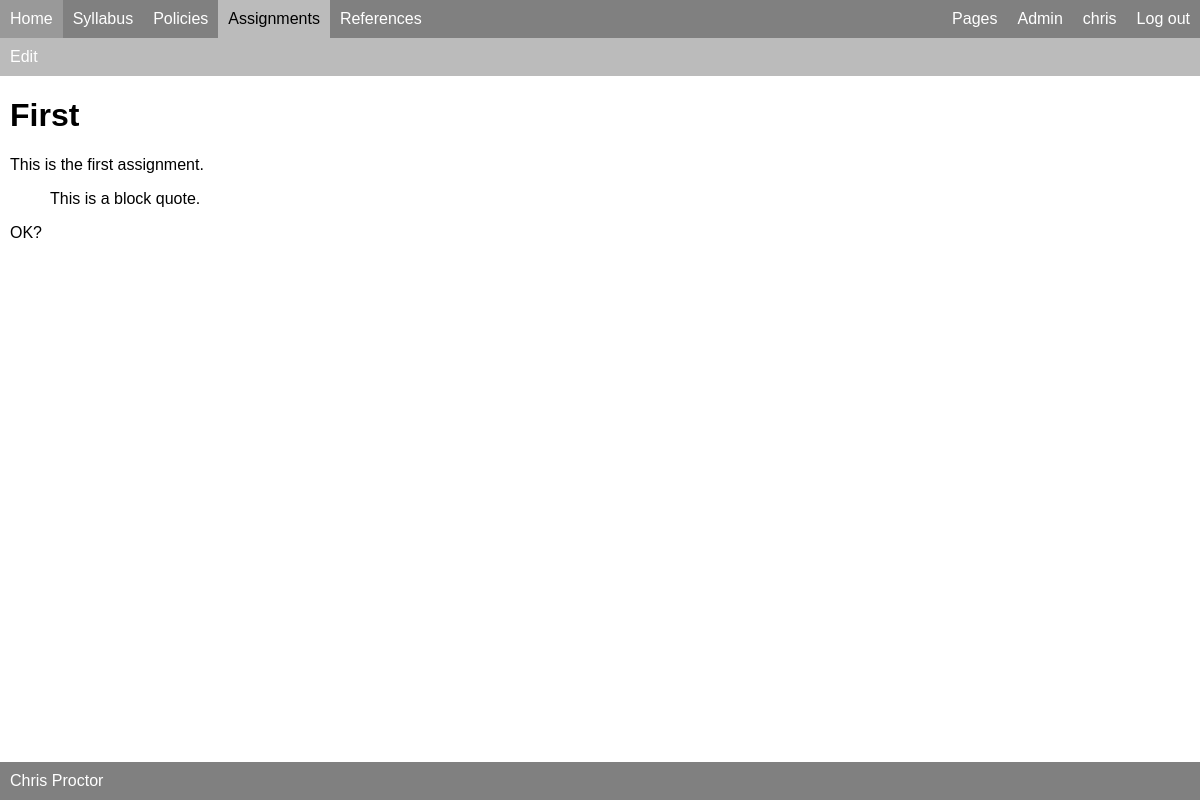
The app's page /assignments/one (signed in) with its own data.
### pages/models.py (models this page shows, shortened)
class Page(PandocMarkdownModel):
    slug = models.CharField(max_length=40, unique=True)
    in_menu = models.BooleanField(default=False)
    menu_label = models.CharField(max_length=40)

### assignments/models.py (models this page shows, shortened)
class Assignment(PandocMarkdownModel):
    due_date = models.DateTimeField(null=True, blank=True)
    title = models.CharField(max_length=200)
    slug = models.CharField(max_length=40, unique=True)
    active = models.BooleanField(default=False)
    peer_review = models.BooleanField(default=False)
    assignment_statuses = ['NOT_STARTED', 'STARTED', 'COMPLETE']
    class Meta:
        ordering = ['due_date']

### assignments/views.py (the view)
# urls.py: path('<str:slug>', views.ShowAssignment.as_view(), name="detail"),
class ShowAssignment(LoginRequiredMixin, DetailView):
    model = Assignment

### pages/templatetags/page_tags.py (called while the page is built)
@register.simple_tag
def pages_in_menu():
    return Page.objects.filter(in_menu=True).all()

### assignments/templates/assignments/assignment_detail.html
{% extends "assignments/base.html" %}
{% block content %}
<h1>{{assignment.title}}</h1>
{{assignment.html|safe}}
{% endblock %}

### common/templates/menu.html
{% load page_tags %}
{% pages_in_menu as pages %}
<nav id="menu">
	<div class="menu-left">
		<div class="menu-item clickable{% if menu_section == 'public' %} current{% endif %}">
      <a href="{% url 'common:home' %}">Home</a>
    </div>
    {% for page in pages %}
	    <div class="menu-item clickable{% if menu_section == page.slug %} current{% endif %}">
            <a href="{% url 'pages:detail' page.slug %}">{{page.menu_label}}</a>
        </div>
    {% endfor %}
      {% if not SITE_FROZEN %}
	    <div class="menu-item clickable{% if menu_section == 'assignments' %} current{% endif %}">
          <a href="{% url 'assignments:list' %}">Assignments</a>
        </div>
	    <div class="menu-item clickable{% if menu_section == 'publications' %} current{% endif %}">
          <a href="{% url 'pubref:list' %}">References</a>
        </div>
	</div>
	<div class="menu-right">
	    {% if user.is_superuser %}
	    <div class="menu-item clickable{% if menu_section == 'pages' %} current{% endif %}">
          <a href="{% url 'pages:list' %}">Pages</a>
        </div>
		  <div class="menu-item clickable">
            <a href="{% url 'admin:index' %}">Admin</a>
          </div>
	    {% endif %}
		{% if user.is_authenticated %}
		  <div class="menu-item clickable {% if menu_section == user.username %} current{% endif %}">
              <a href="{% url 'profiles:detail' user.username %}">{{user.username}}</a>
          </div>
		  <div class="menu-item clickable"><a href="{% url 'logout' %}">Log out</a></div>
		{% else %}
		  <div class="menu-item clickable"><a href="{% url 'login' %}">Log in</a></div>
		{% endif %}
	  {% endif %}
	</div>
</nav>

### common/static/base/style.css (style rules this page uses)
body { font-family: Helvetica; margin: 0; }

### common/static/base/menu.css (style rules this page uses)
#menu { background-color: grey; display: flex; }
.menu-left { flex: 1; display: flex; }
.menu-right { display: flex; }
.menu-item { padding: 10px; }
#menu a { color: white; text-decoration: none; }
#menu .menu-item.current { background-color: #bbb; }
#menu .menu-item.current a { color: black; }

### records on screen
Page: menu_label "Syllabus"
Page: menu_label "Policies"
Assignment: title "First", html "This is the first assignment. This is a block quote. OK?"

### other values on screen
{{ user.username }} "chris"
